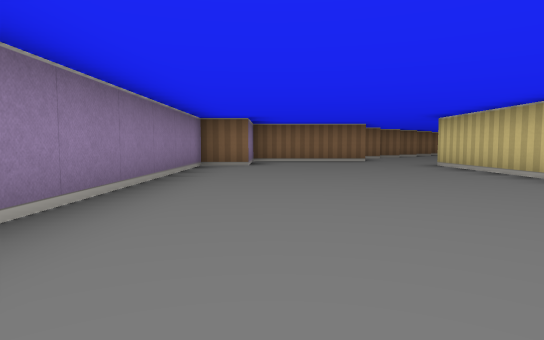
View 1 (above)

24 first-person views from a walk through a cub3D level. The camera is about half as high as the walls, tilts 4° down and sees 75° across. The floor is counted in squares. Each view is taken from the middle of a square. On the plan, view 1 faces up. The plan holds only what a view shows up to about 9 squares ahead; the rest is blank.

View 2
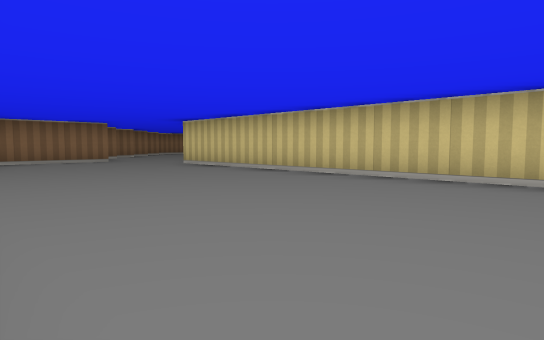

View 3
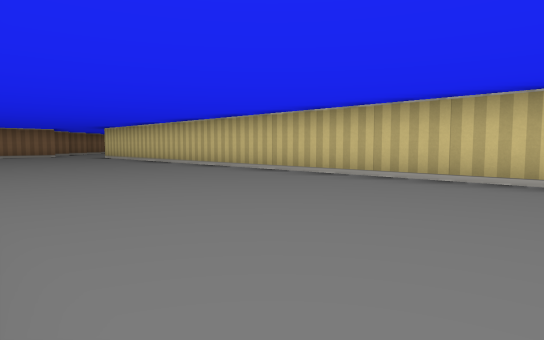

View 4
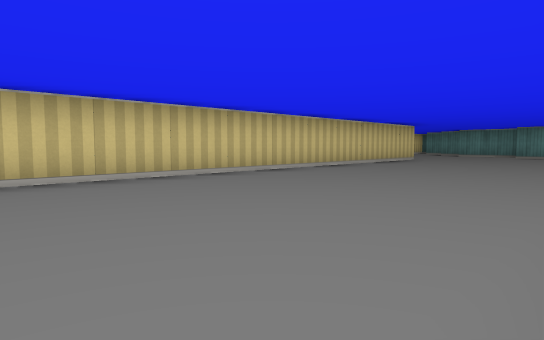

View 5
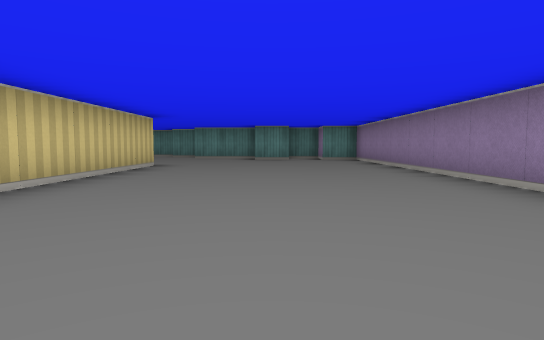

View 6
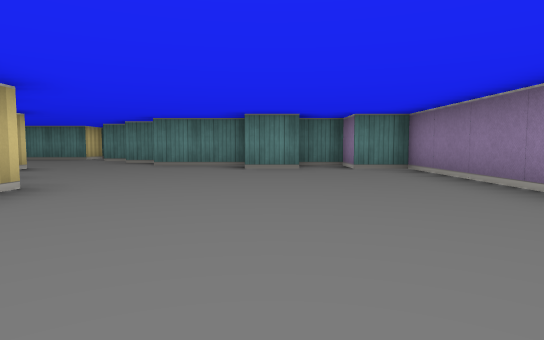

View 7
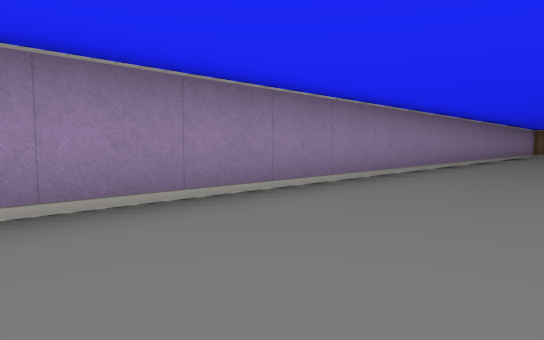

View 8
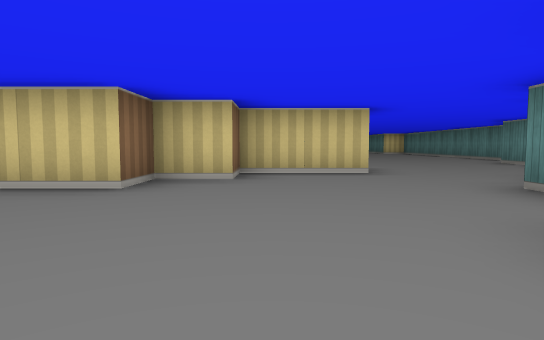

View 9
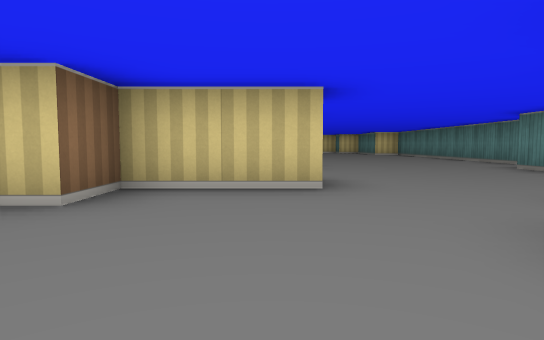

View 10
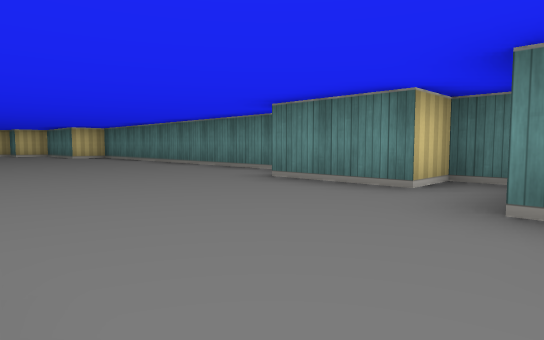

View 11
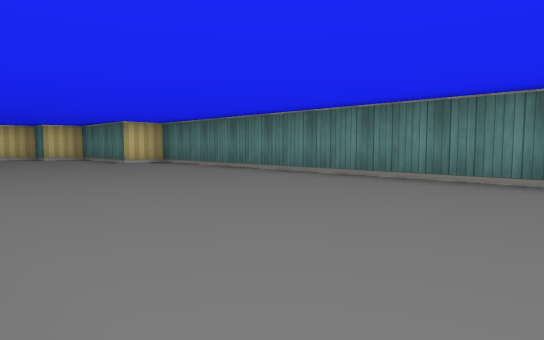

View 12
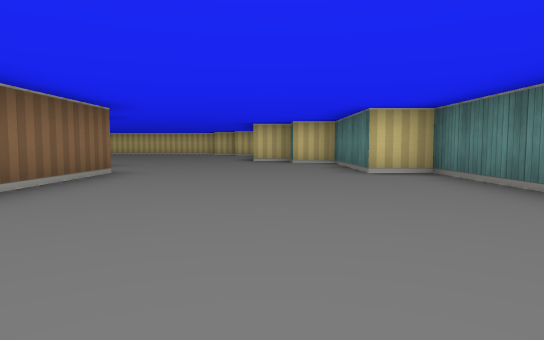

View 13
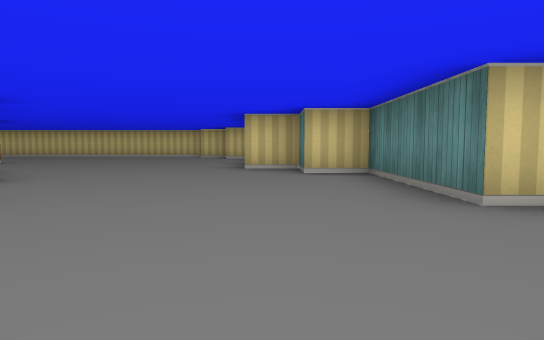

View 14
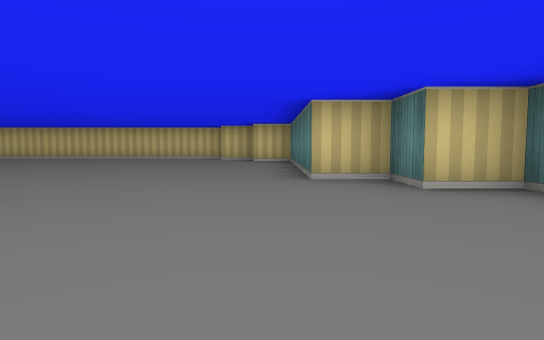

View 15
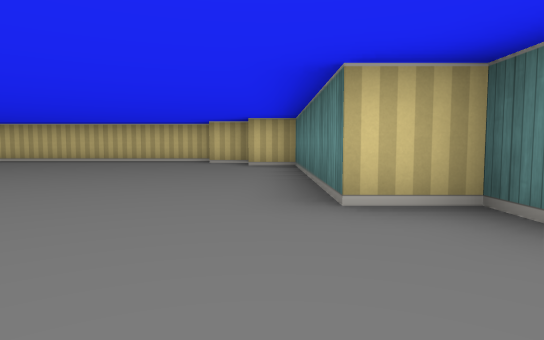

View 16
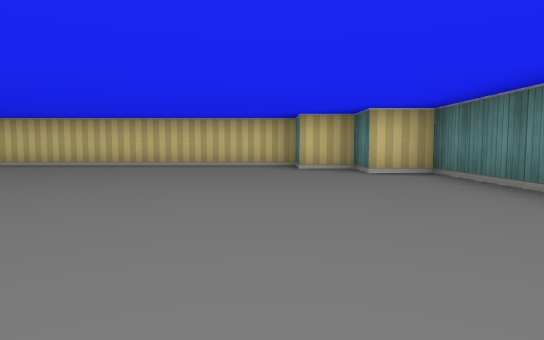

View 17
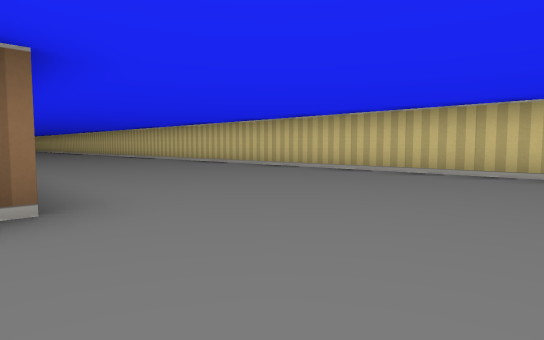

View 18
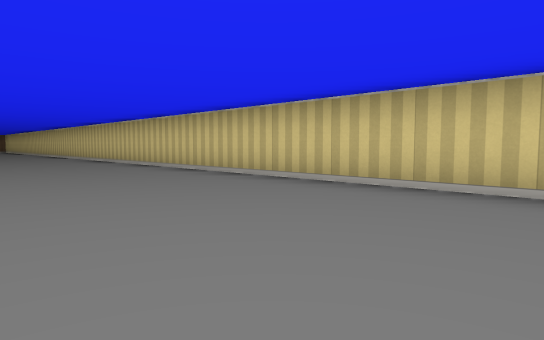

View 19
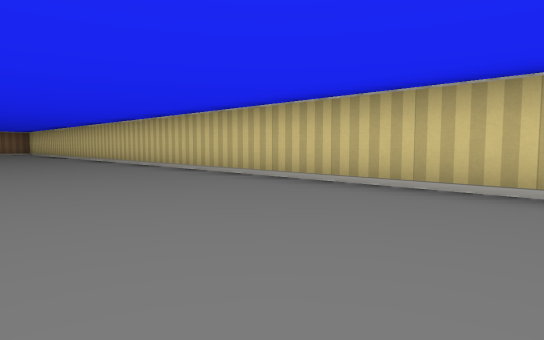

View 20
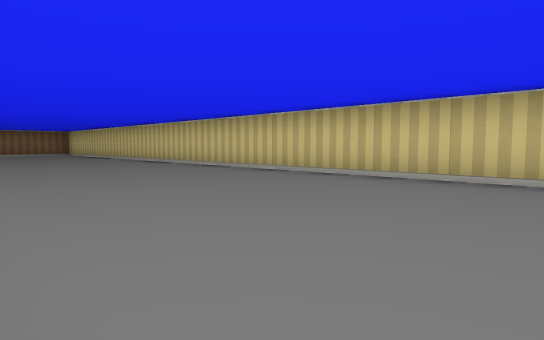

View 21
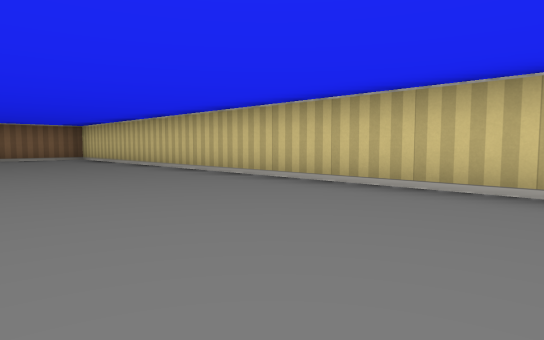

View 22
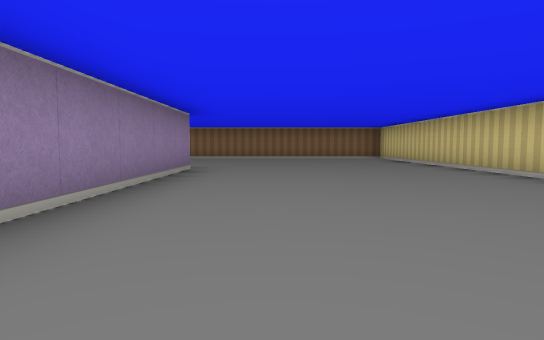

View 23
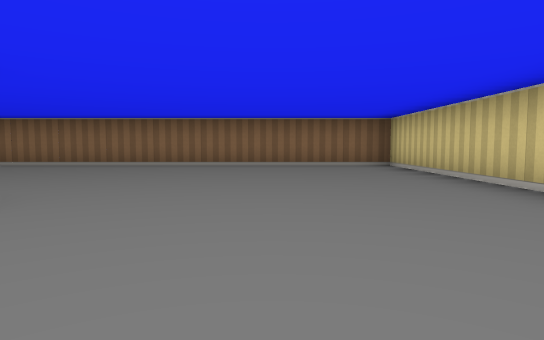

View 24
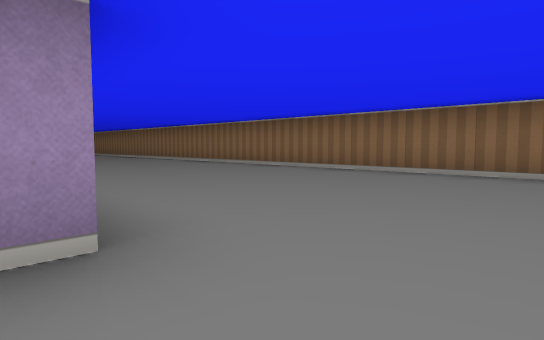

### Floor plan
Points are (right, up) in squares from view 1. A wall is a line through its corners. A room is listed if a view was taken in it or the views show most of it. See-through windows are left out.
Room 1 (views 1, 2, 3, 4, 5, 6, 7, 8, 9)
walls: (0.4, -14.5) (1.5, -14.5); (1.5, -15.5) (3.5, -15.5); (5.5, -14.6) (5.5, -12.5) (4.5, -12.5) (4.5, -11.5) (3.5, -11.5) (3.5, 7.5); (-0.4, 7.5) (-1.5, 7.5) (-1.5, -14.5) (-0.5, -14.5) (-0.5, -15.5) (0.5, -15.5); (-0.5, 9) (-0.5, 7.8); (1.4, 9.5) (0.2, 9.5)
ways out: opening at (3, 8.7) to room 2; opening at (4.5, -15.5) to room 2
Room 2 (views 10, 11, 12, 13, 14, 15, 16, 17, 18, 19, 20, 21, 22, 23, 24)
walls: (23.5, 10.6) (23.5, 5.9); (17.5, -14.5) (15.1, -14.5); (9.5, -19.5) (17.5, -19.5) (17.5, -18.5) (20.5, -18.5) (20.5, -17.5) (21.5, -17.5) (21.5, -16.5) (26.5, -16.5) (26.5, -15.5) (27.5, -15.5) (27.5, -14.5) (28.5, -14.5) (28.5, 15.5) (17.8, 15.5); (2.4, 9.5) (1.4, 9.5); (3.8, -16.5) (4.5, -16.5); (5.9, -19.5) (6.5, -19.5) (6.5, -18.5) (8.5, -18.5)
ways out: opening at (3, 8.7) to room 1; opening at (4.5, -15.5) to room 1

Positions as (right, up) in squares from view 1, and headings:
1: (0, 0), facing up
2: (-1, 0), facing up-right
3: (-1, -5), facing up-right
4: (-1, -1), facing down-right
5: (1, -4), facing down
6: (1, -8), facing down
7: (1, -9), facing up-left
8: (0, -13), facing right
9: (2, -14), facing right
10: (5, -15), facing down-right
11: (9, -15), facing down-right
12: (12, -17), facing right
13: (15, -17), facing right
14: (17, -16), facing right
15: (19, -16), facing right
16: (21, -14), facing right
17: (23, -13), facing up-right
18: (25, -9), facing up-right
19: (25, -3), facing up-right
20: (24, -1), facing up-right
21: (25, 4), facing up-right
22: (25, 4), facing up
23: (26, 8), facing up
24: (25, 10), facing up-left
